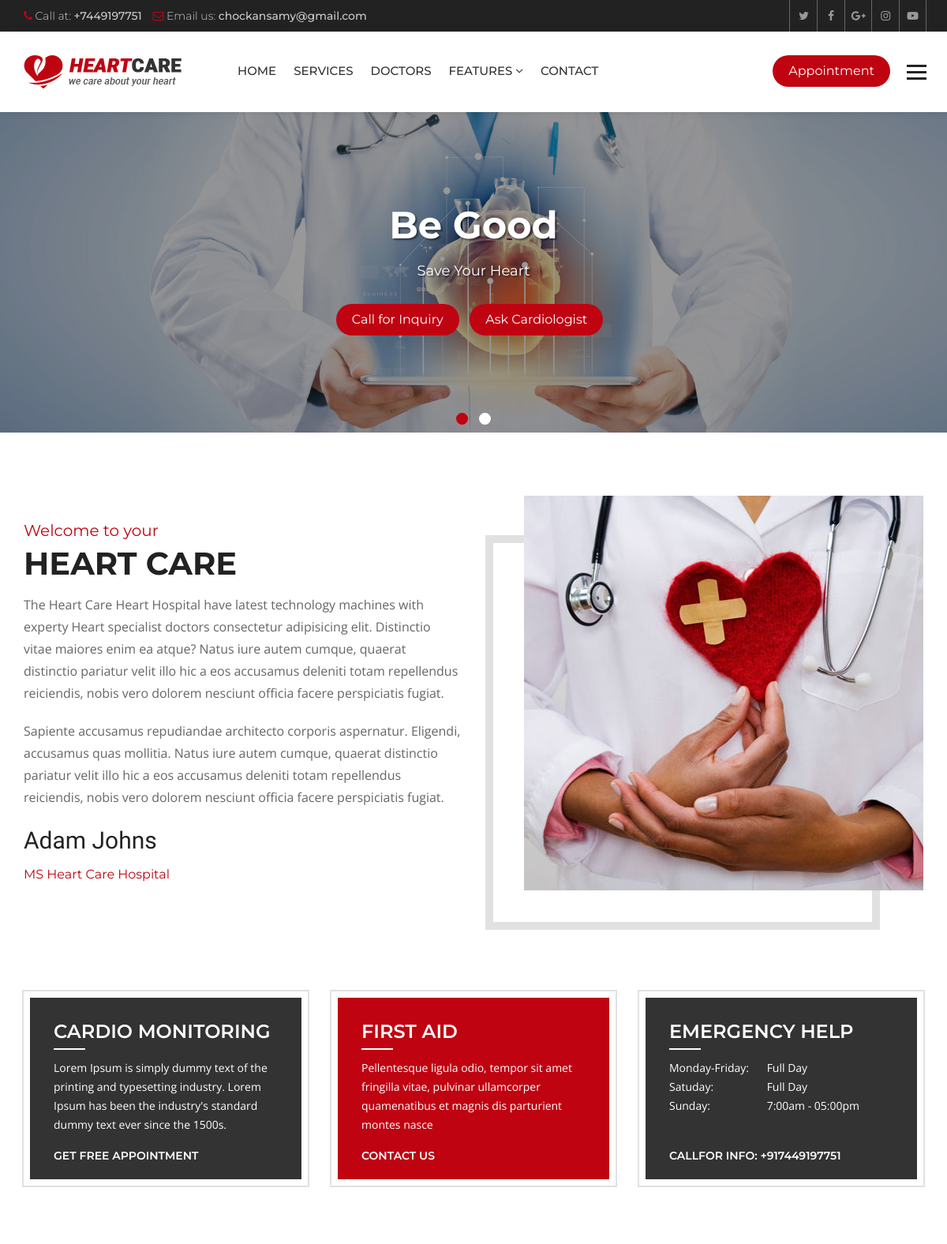
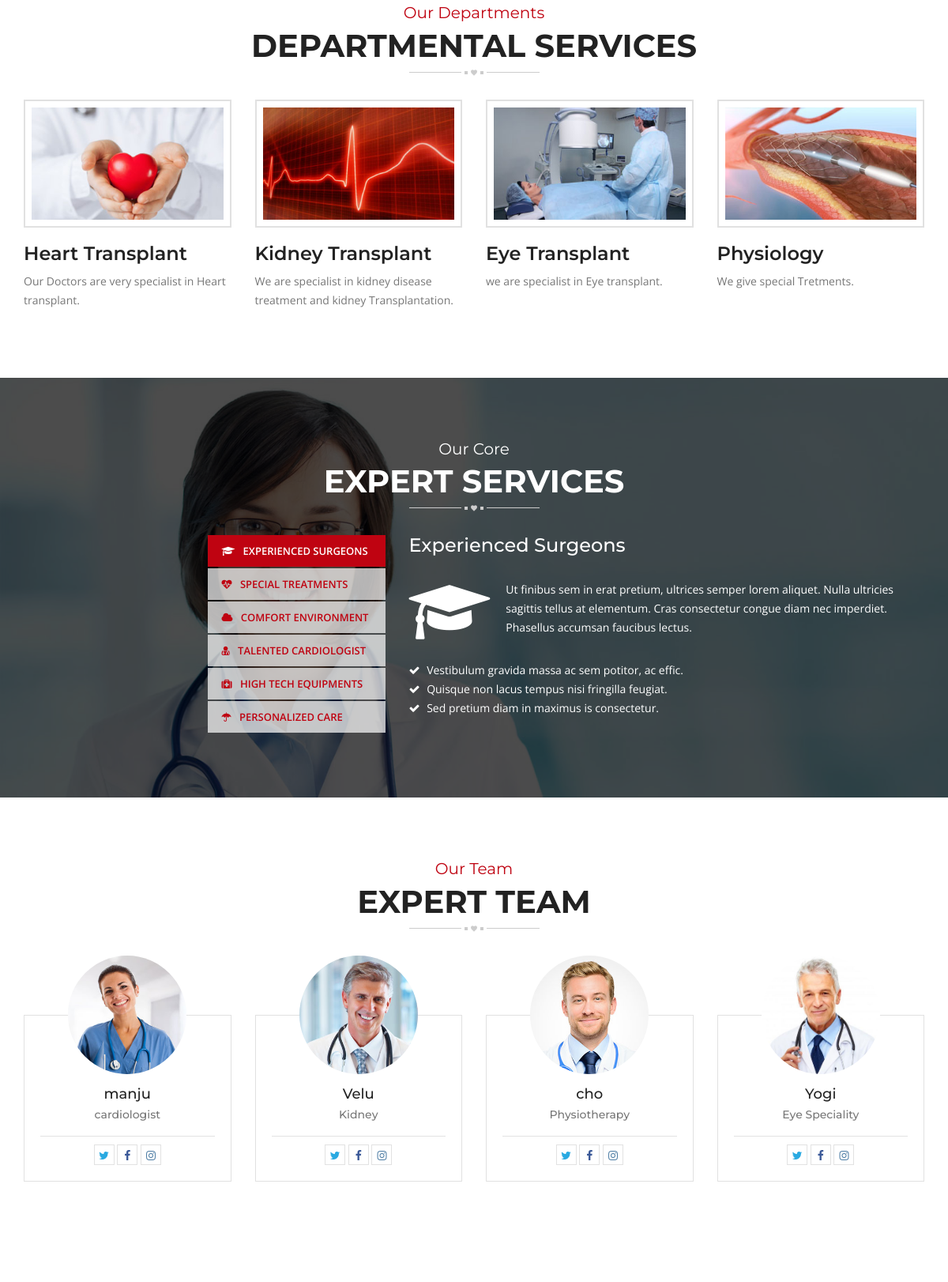
The page / (upper part) on the database its author committed (2 pictures, top to bottom).
### hospital/models.py (models this page shows, shortened)
class Slider(models.Model):
    caption = models.CharField(max_length=150)
    slogan = models.CharField(max_length=120)
    image = models.ImageField(upload_to='sliders/')
    class Meta:
        verbose_name_plural = 'Slider'

class Service(models.Model):
    title = models.CharField(max_length=120)
    description = models.TextField()
    items = models.ManyToManyField(to='Item',)
    thumbnail = models.ImageField(upload_to='services/')
    cover = models.ImageField(upload_to='services/')
    image1 = models.ImageField(upload_to='services/', blank=True, null=True)
    image2 = models.ImageField(upload_to='services/', blank=True, null=True)

class Doctor(models.Model):
    name = models.CharField(max_length=120)
    speciality = models.CharField(max_length=120)
    picture = models.ImageField(upload_to="doctors/")
    details = models.TextField()
    experience = models.TextField()
    expertize = models.ManyToManyField(to='Expertize', related_name='doctors')
    twitter = models.CharField(max_length=120, blank=True, null=True)
    facebook = models.CharField(max_length=120, blank=True, null=True)
    instagram = models.CharField(max_length=120, blank=True, null=True)

### hospital/views.py (the view)
# urls.py: path('', views.HomeView.as_view(), name='index'),
class HomeView(ListView):
    template_name = 'hospital/index.html'
    queryset = Service.objects.all()
    context_object_name = 'services'
    def get_context_data(self, **kwargs):
        context = super().get_context_data()
        context['sliders'] = Slider.objects.all()
        context['experts'] = Doctor.objects.all()
        return context

### hospital/context_processors.py (called while the page is built)
def footer_content(request):
    services = Service.objects.all()
    doctors = Doctor.objects.all()
    context = {
        'services': services,
        'doctors': doctors
    }
    return context

### templates/hospital/index.html (shortened to what this page needs)
{% extends 'base.html' %}
{% load static %}
{% block maincontent %}
<div class="main-content">
  <section class="welcome-section">
    <div class="container">
      <div class="row">
        <div class="welcome-box">
          <div class="col-md-6 col-sm-6">
            <div class="welcome-text">
              <div class="sectio-title-2"> <strong>Welcome to your</strong>
                <h2>Heart Care</h2>
              </div>
              <p> The Heart Care Heart Hospital have latest technology machines with experty Heart specialist
                doctors consectetur adipisicing elit. Distinctio vitae maiores enim ea atque? Natus iure autem
                cumque, quaerat distinctio pariatur velit illo hic a eos accusamus deleniti totam repellendus
                reiciendis, nobis vero dolorem nesciunt officia facere perspiciatis fugiat.</p>
              <p>Sapiente accusamus repudiandae architecto corporis aspernatur. Eligendi, accusamus quas mollitia.
                Natus iure autem cumque, quaerat distinctio pariatur velit illo hic a eos accusamus deleniti totam
                repellendus reiciendis, nobis vero dolorem nesciunt officia facere perspiciatis fugiat.</p>
              <strong class="signature">Adam Johns</strong>
              <h6 class="designation">MS Heart Care Hospital</h6>
            </div>
          </div>
          <div class="col-md-6 col-sm-6">
            <div class="welcome-img"> <img src="{% static 'heartcare/images/welcome.jpg' %}" alt=""> </div>
          </div>
        </div>
      </div>
    </div>
  </section>
  <section class="home-features">
    <div class="container">
      <div class="row">
        <div class="col-md-4 col-sm-4">
          <div class="features-box">
            <h3>Cardio Monitoring</h3>
            <p>Lorem Ipsum is simply dummy text of the printing and typesetting industry. Lorem Ipsum has been the
              industry's standard dummy text ever since the 1500s.</p>
            <a href="appointment.html">Get Free Appointment</a>
          </div>
        </div>
        <div class="col-md-4 col-sm-4">
          <div class="features-box selected">
            <h3>First Aid</h3>
            <p>Pellentesque ligula odio, tempor sit amet fringilla vitae, pulvinar ullamcorper quamenatibus et
              magnis dis parturient montes nasce</p>
            <a href="contact-2.html">Contact Us</a>
          </div>
        </div>
        <div class="col-md-4 col-sm-4">
          <div class="features-box">
            <h3>Emergency Help</h3>
            <p><span>Monday-Friday:</span> Full Day<br>
              <span>Satuday:</span> Full Day<br>
              <span>Sunday:</span> 7:00am - 05:00pm<br>
            </p>
            <a href="#">Callfor Info: +917449197751</a>
          </div>
        </div>
      </div>
    </div>
  </section>
  <section class="home-services">
    <div class="container">
      <div class="row">
        <div class="col-md-12">
          <div class="section-title-3"> <strong>Our Departments</strong>
            <h2>Departmental Services</h2>
          </div>
        </div>
        <div class="col-md-12">
          <div class="service-style-1">
            <div class="row">
              {% for service in services %}
              <div class="col-md-3 col-sm-3">
                <div class="service-box">
                  <div class="ser-thumb">  <img src="{{ service.thumbnail.url }}"
                      alt="">
                  </div>
                  <div class="ser-content">
                    <h3><a href="{% url 'service_details' service.id %}">{{ service.title }}</a></h3>
                    <p>{{ service.description|truncatewords:15 }}</p>
                  </div>
                </div>
              </div>
              {% endfor %}
            </div>
          </div>
        </div>
      </div>
    </div>
  </section>
  <section class="heart-care-services">
    <div class="container">
      <div class="row">
        <div class="col-md-12">
          <div class="section-title-3 white"> <strong>Our Core</strong>
            <h2>Expert Services</h2>
          </div>
        </div>
        <div class="col-md-5 col-sm-5">
          <ul class="nav nav-tabs" role="tablist">
            <li role="presentation" class="active"><a href="#service-1" aria-controls="service-1" role="tab"
                data-toggle="tab"> <i class="fa fa-graduation-cap"></i> Experienced Surgeons</a></li>
            <li role="presentation"><a href="#service-2" aria-controls="service-2" role="tab" data-toggle="tab"> <i
                  class="fa fa-heartbeat"></i> Special Treatments</a></li>
            <li role="presentation"><a href="#service-3" aria-controls="service-3" role="tab" data-toggle="tab"> <i
                  class="fa fa-cloud"></i> Comfort Environment</a></li>
            <li role="presentation"><a href="#service-4" aria-controls="service-4" role="tab" data-toggle="tab"> <i
                  class="fa fa-user-md"></i> Talented Cardiologist</a></li>
            <li role="presentation"><a href="#service-5" aria-controls="service-5" role="tab" data-toggle="tab"> <i
                  class="fa fa-medkit"></i> High Tech Equipments</a></li>
            <li role="presentation"><a href="#service-6" aria-controls="service-6" role="tab" data-toggle="tab"> <i
                  class="fa fa-umbrella"></i> Personalized Care</a></li>
          </ul>
        </div>
        <div class="col-md-7 col-sm-7">
          <div class="tab-content">
            <div role="tabpanel" class="tab-pane active" id="service-1">
              <div class="ser-tab-text">
                <h3>Experienced Surgeons</h3>
                <p> <i class="fa fa-graduation-cap"></i> Ut finibus sem in erat pretium, ultrices semper lorem
                  aliquet. Nulla ultricies sagittis tellus at elementum. Cras consectetur congue diam nec imperdiet.
                  Phasellus accumsan faucibus lectus. </p>
                <ul>
                  <li><i class="fa fa-check"></i> Vestibulum gravida massa ac sem potitor, ac effic.</li>
                  <li><i class="fa fa-check"></i> Quisque non lacus tempus nisi fringilla feugiat.</li>
                  <li><i class="fa fa-check"></i> Sed pretium diam in maximus is consectetur.</li>
                </ul>
              </div>
            </div>
          </div>
        </div>
      </div>
    </div>
  </section>
  <section class="team">
    <div class="container">
      <div class="row">
        <div class="section-title-3"> <strong>Our Team</strong>
          <h2>Expert Team</h2>
        </div>
      </div>
      <div class="row">
        {% for doctor in experts|slice:':4' %}
        <div class="col-md-3 col-sm-6">
          <div class="team-box mb50">
            <div class="team-thumb">  <img src="{{ doctor.picture.url }}" alt=""></div>
            <div class="team-text">
              <h5><a href="{% url 'doctor_details' doctor.id %}">{{ doctor.name }}</a></h5>
              <strong>{{ doctor.speciality }}</strong>
              <ul class="team-social">
                {% if doctor.twitter %}
                <li><a class="tw" href="{{ doctor.twitter }}"><i class="fa fa-twitter" aria-hidden="true"></i></a></li>
                {% endif %}
                {% if doctor.facebook %}
                <li><a class="fb" href="{{ doctor.facebook }}"><i class="fa fa-facebook" aria-hidden="true"></i></a>
                </li>
                {% endif %}
                {% if doctor.instagram %}
                <li><a class="insta" href="{{ doctor.instagram }}"><i class="fa fa-instagram"
                      aria-hidden="true"></i></a></li>
                {% endif %}
              </ul>
            </div>
          </div>
        </div>
        {% endfor %}
      </div>
    </div>
  </section>
  <section class="testi-faq">
  </section>
</div>
{% endblock maincontent %}

### templates/partials/_slider.html
{% load static %}
<div class="main-slider">
    <div id="main-slider" class="owl-carousel owl-theme">
      {% for slider in sliders %}
      <div class="item">
          <div class="slide-caption slide-2">
            <div class="container">
              <h1>{{ slider.caption }}</h1>
              <p>{{ slider.slogan }}</p>
              <a class="btn-1" href="#">Call for Inquiry</a> <a class="btn-1" href="#">Ask Cardiologist</a>
            </div>
          </div>
          <span class="simg"><img src="{{ slider.image.url }}" alt=""></span>
        </div>
      {% endfor %}
    </div>
  </div>

### heartcare/static/heartcare/css/color.css (style rules this page uses)
.site-header .navbar-default .navbar-nav > li > a:hover, .site-header .navbar-default .navbar-nav > .active > a, .site-header .navbar-default .navbar-nav > .active > a:focus, .site-header .navbar-default .navbar-nav > .active > a:hover, .site-header .navbar-default .navbar-nav > .open > a, .site-header .navbar-default .navbar-nav > .open > a:focus, .site-header .navbar-default .navbar-nav > .open > a:hover, .main-slider .owl-theme .owl-dots .owl-dot.active span, .main-slider .owl-theme .owl-dots .owl-dot:hover span, .site-header .navbar-nav > li > a.appoint, .site-header .navbar-nav > li > a.nav-search, .btn-1, .site-header .dropdown-menu > li > a:after, .app-form input[type="submit"], .header-style-two .nav-area, .learn-more, .play:hover, .cp-tabs .nav-tabs > li.active > a, .cp-tabs .nav-tabs > li.active > a:focus, .cp-tabs .nav-tabs > li.active > a:hover, .site-header .head-search .btn.btn-default, .main-slider .owl-theme .owl-dots .owl-dot.active span, .main-slider .owl-theme .owl-dots .owl-dot:hover span, .service-box-2:after, .Heart-box:hover .v-icon, .Heart-box:hover .v-text, .post-date, .team-two .team-social li a, .team-two .team-box .team-text:after, .book-appointment-widget a, .cp-pagination .pagination > li > a:hover, .cp-pagination .pagination > li > span:hover, .book-app, .submit-btn, .news-thumb .date, .newsletter-form button, .news-detail blockquote, .comment-form input[type="submit"], .pro-hover a, .review-form input[type="submit"], .related-products .owl-dots .owl-dot.active span, .related-products .owl-dots .owl-dot:hover span, .heart-care-services .nav-tabs>li.active>a, .heart-care-services .nav-tabs>li.active>a:focus, .heart-care-services .nav-tabs>li.active>a:hover, .heart-care-services .nav-tabs>li>a:hover, .services-nav h3, .site-header .dropdown-menu > li > a:hover, .features-box:hover, .features-box.selected, .footer .widget .rm, .home-testimonials .owl-theme .owl-dots .owl-dot.active span, .home-testimonials .owl-theme .owl-dots .owl-dot:hover span { background: #bf0311; }
.top-bar li .fa, .top-social a:hover, .view, .services-list .service h3 a:hover, .service-style-1 .service-box .ser-content h3 a:hover, .faqs .panel-default > .panel-heading h4 a, .faqs .panel-default > .panel-heading a::after, .team-text h5 a:hover, .section-title-3 strong, .post-text > h5 a:hover, .read-more:hover, .widget address .icon, .footer .widget a:hover, .footer-cr p strong, .footer-social a:hover, .post-meta li, .post-meta li:after, .post-meta li a, .header-service-area .icon, .header-service-area strong, .section-title-1 strong, .section-title-1 h2, .sectio-title-2 strong, .welcome-text .designation, .Heart-box .v-icon, .phone-icon, .services-nav .side-nav li:hover a, .services-nav .side-nav li.active a, .gallery-thumb .hover-info a, .archives li:before, .search-form button, .date-time, .right-404 strong, .prices, .review .fa, .login-social li, .login-social li a, .heart-care-services .nav-tabs>li>a { color: #bf0311; }

### rows shown on the page
Slider: caption "Be Good", slogan "Save Your Heart", image (picture)
Service: thumbnail (picture), title "Heart Transplant", description "Our Doctors are very specialist in Heart transplant."
Service: thumbnail (picture), title "Kidney Transplant", description "We are specialist in kidney disease treatment and kidney Transplantation."
Service: thumbnail (picture), title "Eye Transplant", description "we are specialist in Eye transplant."
Service: thumbnail (picture), title "Physiology", description "We give special Tretments."
Doctor: picture (picture), name "manju", speciality "cardiologist"
Doctor: picture (picture), name "Velu", speciality "Kidney"
Doctor: picture (picture), name "cho", speciality "Physiotherapy"
Doctor: picture (picture), name "Yogi", speciality "Eye Speciality"
